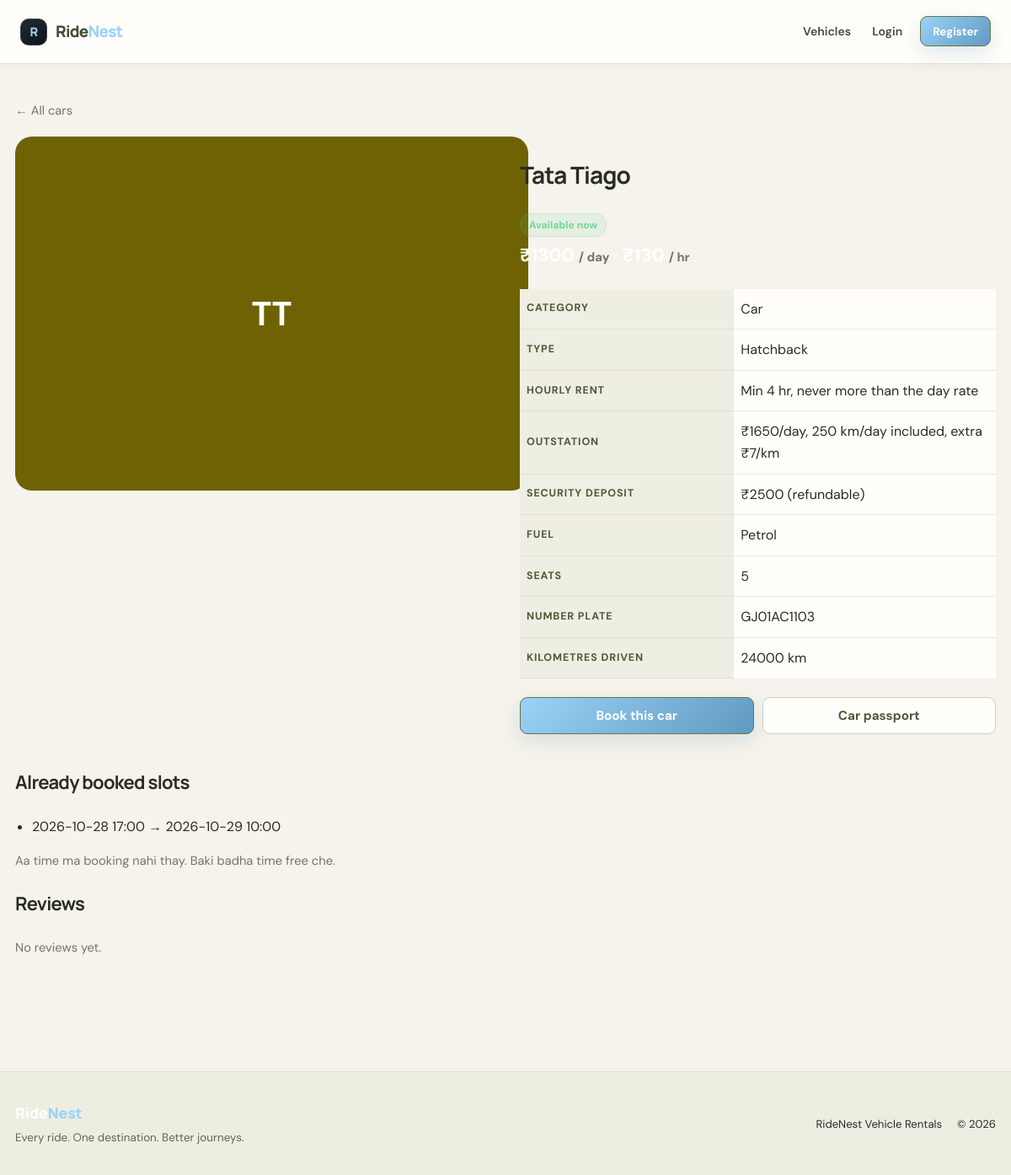
The app's page /car/3 with its own data.
### tables this page shows
CREATE TABLE cars (
    id INTEGER PRIMARY KEY AUTOINCREMENT,
    name TEXT NOT NULL,
    brand TEXT NOT NULL,
    type TEXT NOT NULL,
    fuel TEXT NOT NULL,
    seats INTEGER NOT NULL,
    price_per_day INTEGER NOT NULL,
    number_plate TEXT NOT NULL UNIQUE,
    qr_token TEXT NOT NULL UNIQUE,
    insurance_expiry TEXT,
    puc_expiry TEXT,
    last_service TEXT,
    km_driven INTEGER DEFAULT 0,
    image TEXT DEFAULT 'default.jpg',
    category TEXT NOT NULL DEFAULT 'Car',
    price_per_hour INTEGER DEFAULT 0,
    min_hours INTEGER DEFAULT 1,
    outstation_rate INTEGER DEFAULT 0,
    km_per_day INTEGER DEFAULT 0,
    extra_km_rate INTEGER DEFAULT 0,
    deposit INTEGER DEFAULT 0,
    station TEXT DEFAULT ''
);

CREATE TABLE bookings (
    id INTEGER PRIMARY KEY AUTOINCREMENT,
    user_id INTEGER NOT NULL,
    car_id INTEGER NOT NULL,
    start_datetime TEXT NOT NULL,
    end_datetime TEXT NOT NULL,
    total_price INTEGER NOT NULL,
    status TEXT NOT NULL DEFAULT 'Pending',
    payment_status TEXT NOT NULL DEFAULT 'Unpaid',
    utr_number TEXT,
    late_fee INTEGER DEFAULT 0,
    reminder_sent INTEGER DEFAULT 0,
    due_sent INTEGER DEFAULT 0,
    late_alert_sent INTEGER DEFAULT 0,
    returned_at TEXT,
    coupon_code TEXT,
    discount INTEGER DEFAULT 0,
    rate_note TEXT,
    trip_type TEXT DEFAULT 'Local',
    destination TEXT,
    km_limit INTEGER DEFAULT 0,
    extra_km_rate INTEGER DEFAULT 0,
    deposit INTEGER DEFAULT 0,
    approval_status TEXT DEFAULT 'None',
    damage_charge INTEGER DEFAULT 0,
    fuel_charge INTEGER DEFAULT 0,
    km_charge INTEGER DEFAULT 0,
    deposit_refund INTEGER DEFAULT 0,
    balance_due INTEGER DEFAULT 0,
    invoice_email TEXT,
    created_at TEXT DEFAULT CURRENT_TIMESTAMP,
    FOREIGN KEY (user_id) REFERENCES users(id),
    FOREIGN KEY (car_id) REFERENCES cars(id)
);

### app.py (the view)
@app.route("/car/<int:car_id>")
def car_detail(car_id):
    con = sqlite3.connect("database.db")
    con.row_factory = sqlite3.Row
    car = con.execute("SELECT * FROM cars WHERE id = ?", (car_id,)).fetchone()
    if car is None:
        con.close()
        flash("Car Is Not Available.", "error")
        return redirect("/")
    slots = con.execute("""
        SELECT start_datetime, end_datetime, status FROM bookings
        WHERE car_id = ? AND status IN ('Pending', 'Confirmed', 'Active')
        AND (end_datetime >= datetime('now', 'localtime') OR status = 'Active')
        ORDER BY start_datetime
    """, (car_id,)).fetchall()
    reviews = con.execute("""
        SELECT reviews.*, users.name AS user_name FROM reviews
        JOIN users ON users.id = reviews.user_id
        WHERE reviews.car_id = ? ORDER BY reviews.id DESC LIMIT 10""", (car_id,)).fetchall()
    rating = con.execute("SELECT ROUND(AVG(rating), 1) AS avg, COUNT(*) AS n FROM reviews WHERE car_id = ?", (car_id,)).fetchone()
    riding = con.execute("SELECT COUNT(*) FROM rides WHERE car_id = ? AND status = 'Riding'", (car_id,)).fetchone()[0]
    con.close()
    now = datetime.now().strftime("%Y-%m-%d %H:%M")
    booked_till = None
    for s in slots:
        if s["start_datetime"] <= now and (now <= s["end_datetime"] or s["status"] == "Active"):
            booked_till = s["end_datetime"]
    return render_template("car.html", car=car, slots=slots, booked_till=booked_till, now=now,
                           reviews=reviews, rating=rating, riding=riding)

### app.py (called while the page is built)
@app.before_request
def expire_unpaid_bookings():
    if request.endpoint == "static":
        return
    con = sqlite3.connect("database.db")
    con.execute("""
        UPDATE bookings SET status = 'Cancelled'
        WHERE status = 'Pending' AND payment_status = 'Unpaid' AND approval_status != 'Waiting'
        AND created_at <= datetime('now', ?)
    """, ("-" + str(PAY_WINDOW_MIN) + " minutes",))
    con.execute("""UPDATE bookings SET status = 'Cancelled', approval_status = 'Rejected'
                   WHERE status = 'Pending' AND approval_status = 'Waiting' AND created_at <= datetime('now', '-24 hours')""")
    con.commit()
    con.close()

### templates/car.html (shortened to what this page needs)
{% extends "base.html" %}
{% block content %}
<a href="/" class="muted">&larr; All cars</a>
<div class="detail">
    <div class="car-img big">{% if car.image and car.image != 'default.jpg' %}<img src="{{ url_for('static', filename='images/cars/' ~ car.image) }}" alt="{{ car.brand }} {{ car.name }}">{% else %}{{ car.brand[0] }}{{ car.name[0] }}{% endif %}</div>
    <div>
        <h2>{{ car.brand }} {{ car.name }}</h2>
        {% if car.category == 'E-bike' %}
            {% if riding %}<span class="badge red">In use</span>
            {% elif car.station == OUT_OF_ZONE %}<span class="badge amber">Unavailable</span>
            {% else %}<span class="badge green">Available at {{ car.station }}</span>{% endif %}
        {% elif booked_till %}
            <span class="badge red">{% if booked_till < now %}Not returned yet (due {{ booked_till }}){% else %}Booked till {{ booked_till }}{% endif %}</span>
        {% else %}
            <span class="badge green">Available now</span>
        {% endif %}
        <p class="price">&#8377;{{ car.price_per_day }} <span class="muted">/ day</span>{% if car.price_per_hour %} &middot; &#8377;{{ car.price_per_hour }} <span class="muted">/ hr</span>{% endif %}</p>
        <table class="spec">
            <tr><th>Category</th><td>{{ car.category }}</td></tr>
            <tr><th>Type</th><td>{{ car.type }}</td></tr>
            {% if car.price_per_hour %}<tr><th>Hourly rent</th><td>Min {{ car.min_hours }} hr, never more than the day rate</td></tr>{% endif %}
            {% if car.outstation_rate %}<tr><th>Outstation</th><td>&#8377;{{ car.outstation_rate }}/day, {{ car.km_per_day }} km/day included, extra &#8377;{{ car.extra_km_rate }}/km</td></tr>{% endif %}
            {% if car.deposit %}<tr><th>Security deposit</th><td>&#8377;{{ car.deposit }} (refundable)</td></tr>{% endif %}
            <tr><th>Fuel</th><td>{{ car.fuel }}</td></tr>
            <tr><th>Seats</th><td>{{ car.seats }}</td></tr>
            <tr><th>Number plate</th><td>{{ car.number_plate }}</td></tr>
            <tr><th>Kilometres driven</th><td>{{ car.km_driven }} km</td></tr>
        </table>
        <div class="row">{% if car.category == 'E-bike' %}
            {% if riding or car.station == OUT_OF_ZONE %}<button class="btn btn-disabled" disabled>Not available</button>
            {% else %}<a class="btn" href="/ride/start/{{ car.id }}">Start ride</a>{% endif %}
            {% else %}<a class="btn" href="/book/{{ car.id }}">Book this car</a>{% endif %}
        <a class="btn btn-outline" href="/passport/{{ car.qr_token }}">Car passport</a></div>
    </div>
</div>
{% if car.category != 'E-bike' %}
<h3>Already booked slots</h3>
{% if slots %}
<ul class="slots">
    {% for s in slots %}
    <li>{{ s.start_datetime }} &rarr; {{ s.end_datetime }}</li>
    {% endfor %}
</ul>
<p class="muted">Aa time ma booking nahi thay. Baki badha time free che.</p>
{% else %}
<p class="muted">Koi booking nathi. Car badha time mate free che.</p>
{% endif %}
{% endif %}
<h3>Reviews</h3>
{% if reviews %}
{% for r in reviews %}
<div class="review">
    <span class="stars">{{ '★' * r.rating }}{{ '☆' * (5 - r.rating) }}</span>
    <strong>{{ r.user_name }}</strong> <span class="muted">{{ r.created_at[:10] }}</span>
    {% if r.comment %}<p>{{ r.comment }}</p>{% endif %}
</div>
{% endfor %}
{% else %}
<p class="muted">No reviews yet.</p>
{% endif %}
{% endblock %}

### records on screen
cars: brand "T", name "T", brand "Tata", name "Tiago", category "Car", type "Hatchback", min_hours "4", outstation_rate "1650", km_per_day "250", extra_km_rate "7", deposit "2500", fuel "Petrol", seats "5", number_plate "GJ01AC1103", km_driven "24000"
bookings: start_datetime "2026-10-28 17:00", end_datetime "2026-10-29 10:00"
